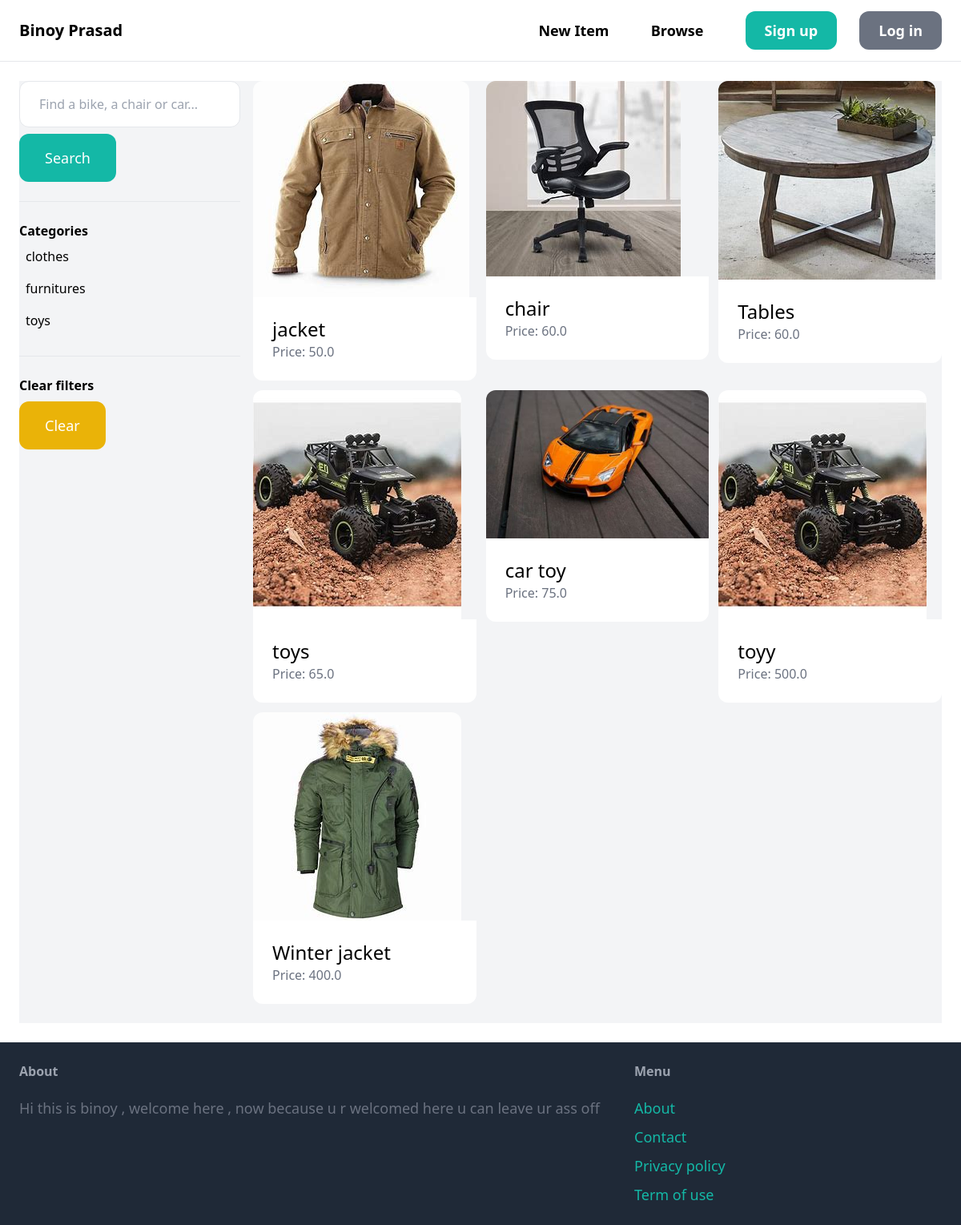
The app's page /items/ with its own data.
### item/models.py (models this page shows, shortened)
class Category(models.Model):
    name = models.CharField(max_length=255)
    class Meta:
        ordering = ('name',)
        verbose_name_plural = 'Categories'

class Item(models.Model):
     category = models.ForeignKey(Category, related_name='items', on_delete=models.CASCADE)
     name = models.CharField(max_length=255)
     description = models.TextField(blank=True, null=True)
     price = models.FloatField()
     image = models.ImageField(upload_to='item_images', blank=True, null=True)
     is_sold = models.BooleanField(default=False)
     created_by = models.ForeignKey(User, related_name='items', on_delete=models.CASCADE)
     created_at = models.DateTimeField(auto_now_add=True)

### item/views.py (the view)
# urls.py: path('', views.items, name='items'),
def items(request):
    query = request.GET.get('query', '')
    category_id = request.GET.get('category', 0)
    categories = Category.objects.all()
    items = Item.objects.filter(is_sold=False)
    if category_id:
        items = items.filter(category_id=category_id)
    if query:
        items = items.filter(Q(name__icontains=query) |
                             Q(description__icontains=query))
    return render(request, 'item/items.html', {
        'items': items,
        'query': query,
        'categories': categories,
        'category_id': int(category_id)
    })

### item/templates/item/items.html (shortened to what this page needs)
{% extends 'core/base.html' %}
{% block content %}
    <div class="pb-6 grid grid-cols-4 gap-4 bg-gray-100">
        <div class="col-span-1">
            <form method="get" action="{% url 'item:items' %}">
                <input name="query" class="w-full py-4 px-6 border rounded-xl" type="text" value="{{ query }}" placeholder="Find a bike, a chair or car...">
                <button class="mt-2 py-4 px-8 text-lg bg-teal-500 text-white rounded-xl">Search</button>
            </form>
            <hr class="my-6">
            <p class="font-semibold">Categories</p>
            <ul>
                {% for category in categories %}
                    <li class="py-2 px-2 rounded-xl{% if category.id == category_id %} bg-gray-200{% endif %}">
                        <a href="{% url 'item:items' %}?query={{ query }}&category={{ category.id }}">{{ category.name }}</a>
                    </li>
                {% endfor %}
            </ul>
            <hr class="my-6">
            <p class="font-semibold">Clear filters</p>
            <ul>
                <li><a href="{% url 'item:items' %}" class="mt-2 py-4 px-8 inline-block bg-yellow-500 text-lg rounded-xl text-white">Clear</a>
        </div>
        <div class="col-span-3">
            <div class="grid grid-cols-3 gap-3">
                {% for item in items %}
                    <div>
                        <a href="{% url 'item:detail' item.id %}">
                            <div>
                                <img src="{{ item.image.url }}" class="rounded-t-xl">
                            </div>
                            <div class="p-6 bg-white rounded-b-xl">
                                <h2 class="text-2xl">{{ item.name }}</h2>
                                <p class="text-gray-500">Price: {{ item.price }}</p>
                            </div>
                        </a>
                    </div>
                {% endfor %}
            </div>
        </div>
    </div>
{% endblock %}

### records on screen
Category: name "clothes"
Category: name "furnitures"
Category: name "toys"
Item: image (picture), name "jacket", price "50.0"
Item: image (picture), name "chair", price "60.0"
Item: image (picture), name "Tables", price "60.0"
Item: image (picture), name "toys", price "65.0"
Item: image (picture), name "car toy", price "75.0"
Item: image (picture), name "toyy", price "500.0"
Item: image (picture), name "Winter jacket", price "400.0"
